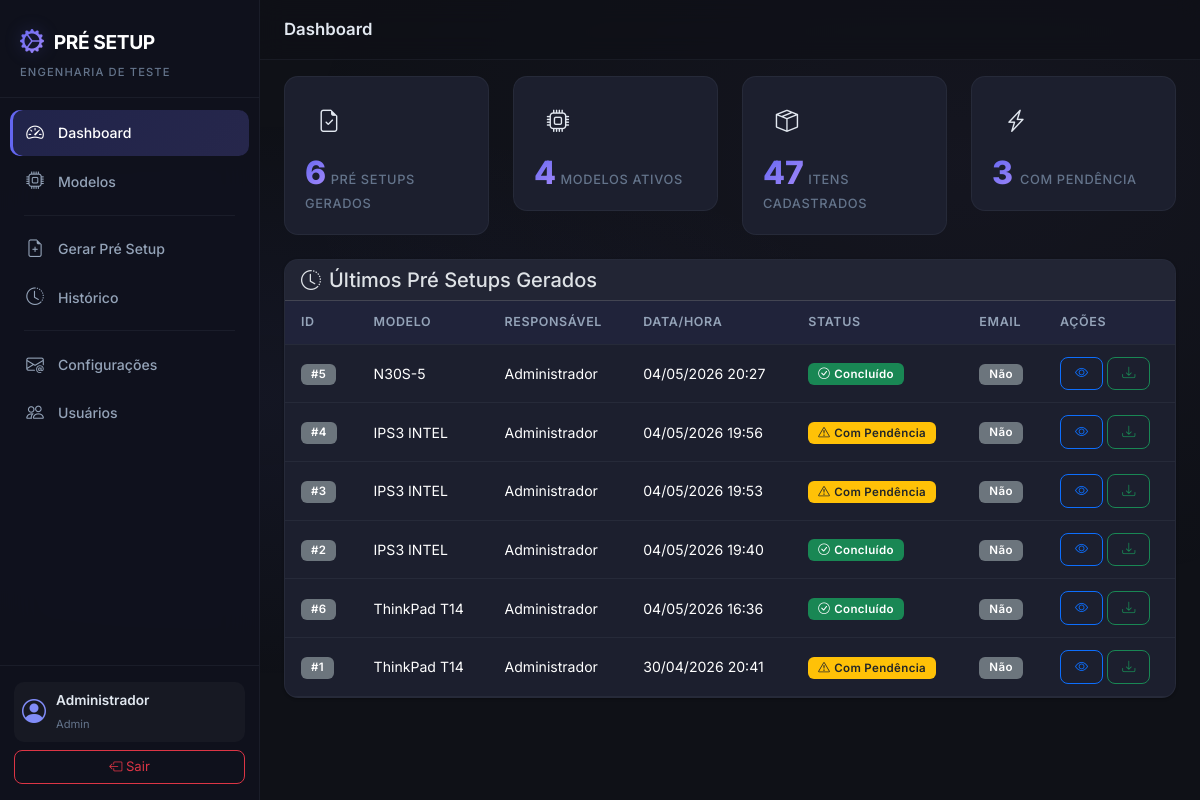
Page / (signed in) on the earlier database version.
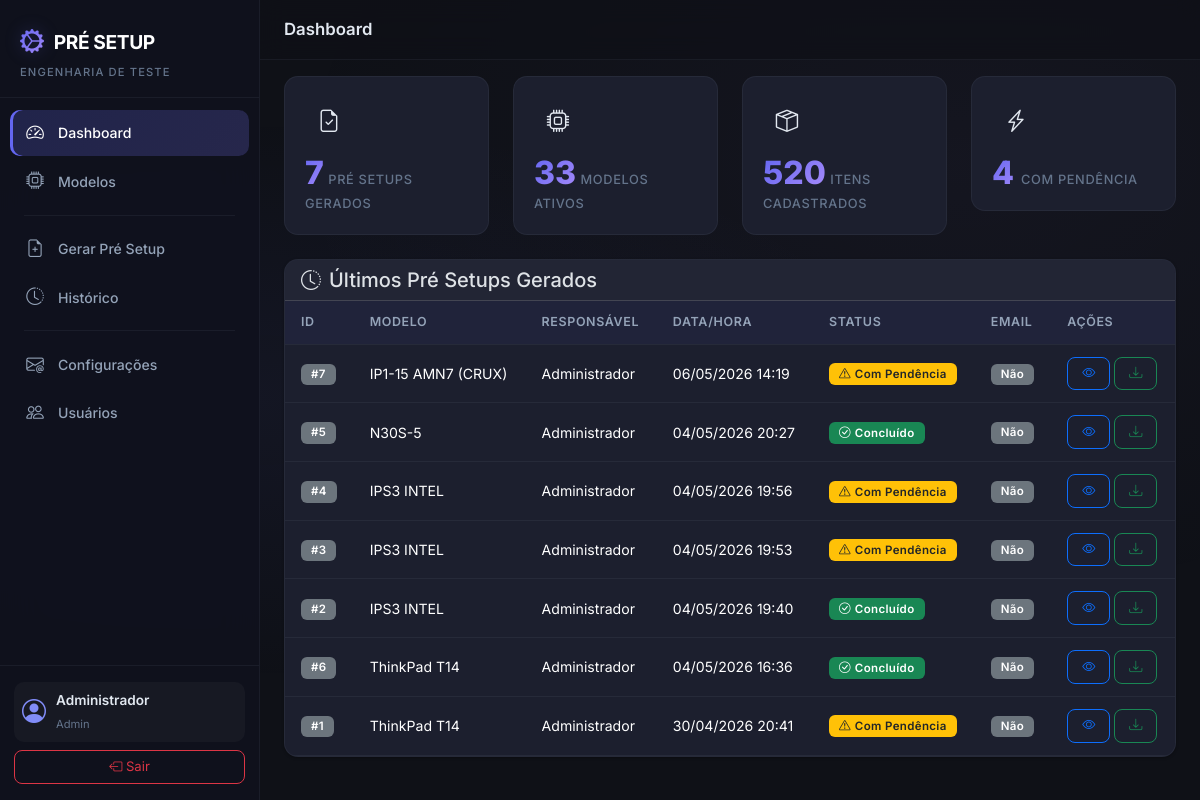
Same page on the later database version.
### app/models.py (models this page shows, shortened)
class User(UserMixin, db.Model):
    __tablename__ = 'users'
    id = db.Column(db.Integer, primary_key=True)
    name = db.Column(db.String(150), nullable=False)
    email = db.Column(db.String(150), unique=True, nullable=False)
    password_hash = db.Column(db.String(256), nullable=False)
    profile = db.Column(db.String(50), nullable=False, default='Engenharia')  # Admin, Engenharia
    is_active_user = db.Column(db.Boolean, default=True)
    created_at = db.Column(db.DateTime, default=datetime.now)
    setups = db.relationship('PreSetup', backref='user', lazy='dynamic')
    @property
    def is_active(self):
        return self.is_active_user

class PreSetup(db.Model):
    __tablename__ = 'pre_setups'
    id = db.Column(db.Integer, primary_key=True)
    product_model_id = db.Column(db.Integer, db.ForeignKey('product_models.id'), nullable=False)
    user_id = db.Column(db.Integer, db.ForeignKey('users.id'), nullable=False)
    num_bays = db.Column(db.Integer, nullable=False, default=1)
    station = db.Column(db.String(50), nullable=False)  # FCT, SHELL, IO
    generated_at = db.Column(db.DateTime, default=datetime.now)
    overall_status = db.Column(db.String(50), nullable=False)  # CONCLUÍDO, COM PENDÊNCIA
    pdf_filename = db.Column(db.String(300), nullable=True)
    email_sent = db.Column(db.Boolean, default=False)
    email_sent_at = db.Column(db.DateTime, nullable=True)
    setup_items = db.relationship('PreSetupItem', backref='pre_setup', lazy='dynamic',
                                  cascade='all, delete-orphan')

class ProductModel(db.Model):
    __tablename__ = 'product_models'
    id = db.Column(db.Integer, primary_key=True)
    name = db.Column(db.String(150), unique=True, nullable=False)
    product_type = db.Column(db.String(50), nullable=False)  # Notebook, Desktop, Tiny
    station = db.Column(db.String(50), nullable=True)  # FCT, SHELL, IO
    is_active = db.Column(db.Boolean, default=True)
    created_at = db.Column(db.DateTime, default=datetime.now)
    template_items = db.relationship('TemplateItem', backref='product_model', lazy='dynamic',
                                     cascade='all, delete-orphan')
    items = db.relationship('Item', backref='product_model', lazy='dynamic',
                            cascade='all, delete-orphan')
    setups = db.relationship('PreSetup', backref='product_model', lazy='dynamic')

### app/dashboard/routes.py (the view)
@dashboard_bp.route('/')
@login_required
def index():
    total_setups = PreSetup.query.count()
    total_models = ProductModel.query.filter_by(is_active=True).count()
    total_items = Item.query.filter_by(is_active=True).count()
    recent_setups = PreSetup.query.order_by(PreSetup.generated_at.desc()).limit(10).all()
    return render_template('dashboard.html',
                           total_setups=total_setups,
                           total_models=total_models,
                           total_items=total_items,
                           recent_setups=recent_setups)

### app/models.py (called while the page is built)
@login_manager.user_loader
def load_user(user_id):
    return User.query.get(int(user_id))

### app/templates/dashboard.html (shortened to what this page needs)
{% extends "base.html" %}
{% block page_title %}Dashboard{% endblock %}
{% block content %}
<div class="row g-4 mb-4">
    <div class="col-xl-3 col-md-6">
        <div class="metric-card metric-card-primary">
            <div class="metric-icon">
                <i class="bi bi-file-earmark-check"></i>
            </div>
            <div class="metric-info">
                <span class="metric-value">{{ total_setups }}</span>
                <span class="metric-label">Pré Setups Gerados</span>
            </div>
        </div>
    </div>
    <div class="col-xl-3 col-md-6">
        <div class="metric-card metric-card-success">
            <div class="metric-icon">
                <i class="bi bi-cpu"></i>
            </div>
            <div class="metric-info">
                <span class="metric-value">{{ total_models }}</span>
                <span class="metric-label">Modelos Ativos</span>
            </div>
        </div>
    </div>
    <div class="col-xl-3 col-md-6">
        <div class="metric-card metric-card-info">
            <div class="metric-icon">
                <i class="bi bi-box-seam"></i>
            </div>
            <div class="metric-info">
                <span class="metric-value">{{ total_items }}</span>
                <span class="metric-label">Itens Cadastrados</span>
            </div>
        </div>
    </div>
    <div class="col-xl-3 col-md-6">
        <div class="metric-card metric-card-warning">
            <div class="metric-icon">
                <i class="bi bi-lightning-charge"></i>
            </div>
            <div class="metric-info">
                <span class="metric-value">
                    {% set pending = recent_setups | selectattr('overall_status', 'equalto', 'COM PENDÊNCIA') | list | length %}
                    {{ pending }}
                </span>
                <span class="metric-label">Com Pendência</span>
            </div>
        </div>
    </div>
</div>
<div class="card card-custom">
    <div class="card-header card-header-custom">
        <h5 class="mb-0"><i class="bi bi-clock-history me-2"></i>Últimos Pré Setups Gerados</h5>
    </div>
    <div class="card-body p-0">
        {% if recent_setups %}
        <div class="table-responsive">
            <table class="table table-custom mb-0">
                <thead>
                    <tr>
                        <th>ID</th>
                        <th>Modelo</th>
                        <th>Responsável</th>
                        <th>Data/Hora</th>
                        <th>Status</th>
                        <th>Email</th>
                        <th>Ações</th>
                    </tr>
                </thead>
                <tbody>
                    {% for setup in recent_setups %}
                    <tr>
                        <td><span class="badge bg-secondary">#{{ setup.id }}</span></td>
                        <td>{{ setup.product_model.name }}</td>
                        <td>{{ setup.user.name }}</td>
                        <td>{{ setup.generated_at.strftime('%d/%m/%Y %H:%M') }}</td>
                        <td>
                            {% if setup.overall_status == 'CONCLUÍDO' %}
                                <span class="badge bg-success"><i class="bi bi-check-circle me-1"></i>Concluído</span>
                            {% else %}
                                <span class="badge bg-warning text-dark"><i class="bi bi-exclamation-triangle me-1"></i>Com Pendência</span>
                            {% endif %}
                        </td>
                        <td>
                            {% if setup.email_sent %}
                                <span class="badge bg-info"><i class="bi bi-check me-1"></i>Sim</span>
                            {% else %}
                                <span class="badge bg-secondary">Não</span>
                            {% endif %}
                        </td>
                        <td>
                            <a href="{{ url_for('setup_requests.detail', setup_id=setup.id) }}" class="btn btn-sm btn-outline-primary" title="Ver detalhes">
                                <i class="bi bi-eye"></i>
                            </a>
                            {% if setup.pdf_filename %}
                            <a href="{{ url_for('setup_requests.download_pdf', setup_id=setup.id) }}" class="btn btn-sm btn-outline-success" title="Baixar PDF">
                                <i class="bi bi-download"></i>
                            </a>
                            {% endif %}
                        </td>
                    </tr>
                    {% endfor %}
                </tbody>
            </table>
        </div>
        {% endif %}
    </div>
</div>
{% endblock %}

### app/templates/base.html (shortened to what this page needs)
<!DOCTYPE html>
<html lang="pt-BR" data-bs-theme="dark">
<head>
    <link href="https://cdn.jsdelivr.net/npm/bootstrap@5.3.3/dist/css/bootstrap.min.css" rel="stylesheet">
    <link href="https://cdn.jsdelivr.net/npm/bootstrap-icons@1.11.3/font/bootstrap-icons.min.css" rel="stylesheet">
    <link rel="stylesheet" href="{{ url_for('static', filename='css/style.css') }}">
</head>
<body>
    {% if current_user.is_authenticated %}
    <nav class="sidebar" id="sidebar">
        <div class="sidebar-header">
            <div class="sidebar-brand">
                <i class="bi bi-gear-wide-connected"></i>
                <span>PRÉ SETUP</span>
            </div>
            <small class="sidebar-subtitle">Engenharia de Teste</small>
        </div>
        <ul class="sidebar-nav">
            <li class="sidebar-nav-item">
                <a href="{{ url_for('dashboard.index') }}" class="sidebar-nav-link {% if request.endpoint == 'dashboard.index' %}active{% endif %}">
                    <i class="bi bi-speedometer2"></i>
                    <span>Dashboard</span>
                </a>
            </li>
            <li class="sidebar-nav-item">
                <a href="{{ url_for('models_blueprint.index') }}" class="sidebar-nav-link {% if 'models_blueprint' in request.endpoint %}active{% endif %}">
                    <i class="bi bi-cpu"></i>
                    <span>Modelos</span>
                </a>
            </li>
            <li class="sidebar-divider"></li>
            <li class="sidebar-nav-item">
                <a href="{{ url_for('setup_requests.generate_select') }}" class="sidebar-nav-link {% if request.endpoint == 'setup_requests.generate_select' or request.endpoint == 'setup_requests.generate_form' %}active{% endif %}">
                    <i class="bi bi-file-earmark-plus"></i>
                    <span>Gerar Pré Setup</span>
                </a>
            </li>
            <li class="sidebar-nav-item">
                <a href="{{ url_for('setup_requests.history') }}" class="sidebar-nav-link {% if request.endpoint == 'setup_requests.history' or request.endpoint == 'setup_requests.detail' %}active{% endif %}">
                    <i class="bi bi-clock-history"></i>
                    <span>Histórico</span>
                </a>
            </li>
            <li class="sidebar-divider"></li>
            <li class="sidebar-nav-item">
                <a href="{{ url_for('email_config.index') }}" class="sidebar-nav-link {% if 'email_config' in request.endpoint %}active{% endif %}">
                    <i class="bi bi-envelope-at"></i>
                    <span>Configurações</span>
                </a>
            </li>
            <li class="sidebar-nav-item">
                <a href="{{ url_for('users.index') }}" class="sidebar-nav-link {% if 'users' in request.endpoint %}active{% endif %}">
                    <i class="bi bi-people"></i>
                    <span>Usuários</span>
                </a>
            </li>
        </ul>
        <div class="sidebar-footer">
            <div class="sidebar-user">
                <i class="bi bi-person-circle"></i>
                <div>
                    <div class="sidebar-user-name">{{ current_user.name }}</div>
                    <small class="sidebar-user-role">{{ current_user.profile }}</small>
                </div>
            </div>
            <a href="{{ url_for('auth.logout') }}" class="btn btn-outline-danger btn-sm w-100 mt-2">
                <i class="bi bi-box-arrow-left"></i> Sair
            </a>
        </div>
    </nav>
    <main class="main-content">
        <div class="topbar">
            <h5 class="topbar-title">{% block page_title %}{% endblock %}</h5>
        </div>
        <div class="container-fluid px-4 py-3">
            {% block content %}{% endblock %}
        </div>
    </main>
    {% else %}
        {% block fullpage %}{% endblock %}
    {% endif %}
</body>
</html>

Differences in the rows shown:
added PreSetup: id "7", product_model.name "IP1-15 AMN7 (CRUX)", user.name "Administrador", generated_at "06/05/2026 14:19", overall_status "COM PENDÊNCIA" (drawn), email_sent "Não"
Other differences:
{{ total_setups }}: "6" → "7"
{{ total_models }}: "4" → "33"
{{ total_items }}: "47" → "520"
{{ pending }}: "3" → "4"
